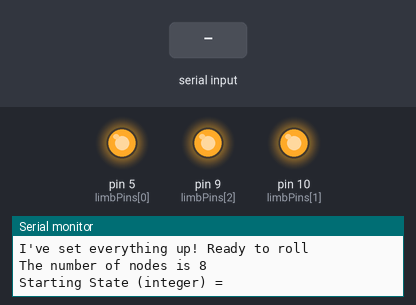
The sketch below on a simulated Arduino Uno, built with avr-gcc and run on an emulated ATmega328P. Shown: output pins drawn as LEDs (lit = HIGH), the last lines printed to the serial monitor. Dashed ring = blinking. The test bench sets the inputs (shaded band).

Above: at 1.2 s.
1.3 s: "90,45\n" received over Serial
At 2.7 s:
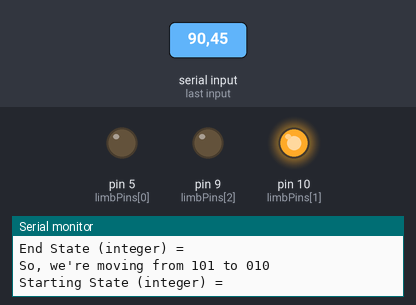
4.3 s: "1\n" received over Serial
7.3 s: "0\n" received over Serial
At 9.5 s:
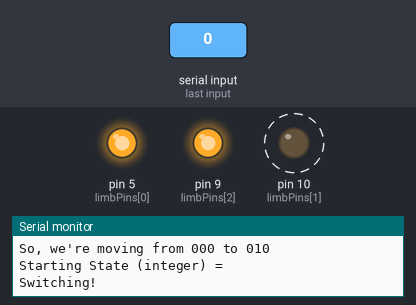
Timing chart, 0 to 11.2 s (numbered marks = the images above; inputs shaded):
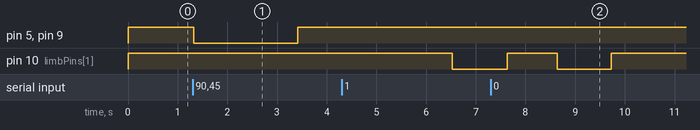

Measured:
- after the input at 1.3 s, pin 5 (limbPins[0]), pin 9 (limbPins[2]): HIGH → LOW at once, → HIGH 2.1 s later
- after the input at 7.3 s, pin 9 (limbPins[2]): stays HIGH (without the input it goes to LOW after 8.3 s)

The sketch:

ThreeLimbs.ino
```cpp
#include <MsTimer2.h>
#include <Array.h>

const int noofLimbs = 3;
int limbPins[noofLimbs] = {5,10,9};
int incomingByte;
int endStateInt, startStateInt;
int startState[noofLimbs], endState[noofLimbs];
int matSize = pow(2,noofLimbs);
int timerFreq = 10; //ms
int stateTimer;
int* currentState;
int activeT[noofLimbs] = {2100,1000,2020};
int phiT[noofLimbs] = {0,1000,0};
int maintainStrength[noofLimbs] = {50, 40, 130};
int adjustT[noofLimbs] ={50,50,50};
int cycleT, restTime;

int noofReps, repCounter;

void turnAllOff();

void dec2bin(int dec, int (&bin)[noofLimbs]);
void printState(int (&bin)[noofLimbs]);
void printState(int*);
void implementState(int (&bin)[noofLimbs]);

void turnPinOn(int);
void turnPinOff(int);
void maintainPin(int thepin, int strength);

void timerFunc();
void restFunc();
int restCounter;

void setup()
{
  Serial.begin(115200);
  cycleT = 0;
  for(int ii=0; ii<noofLimbs; ii++)
  {
    pinMode(limbPins[ii], OUTPUT);
    turnPinOff(limbPins[ii]);
    if(cycleT<(activeT[ii]+phiT[ii]))
    {
      cycleT=(activeT[ii]+phiT[ii]);
    }
  }
  Serial.println("I've set everything up! Ready to roll");
  Serial.print("The number of nodes is ");
  Serial.println(matSize);
  MsTimer2::set(timerFreq, timerFunc);
  stateTimer = 0;
  noofReps = 5;
  repCounter=0;
  restTime = 4000;
  restCounter = 0;
}

void loop()
{
//  while(!Serial.available());
  Serial.flush();
  Serial.println("Starting State (integer) = ");
  while(!Serial.available());
  startStateInt = Serial.read() - 48;
  Serial.println("End State (integer) =");
  while(!Serial.available());
  endStateInt = Serial.read() -48;
  Serial.print("So, we're moving from ");
  dec2bin(startStateInt, startState);
  dec2bin(endStateInt, endState);
  printState(&startState[0]); Serial.print(" to "); printState(&endState[0]);
  currentState = startState;
  MsTimer2::start();
  Serial.println("");
}

void timerFunc()
{
// use activeT, phiT
  for(int ii=0; ii<noofLimbs; ii++)
  {
    if(currentState[ii]==1)
    {
      if(stateTimer==phiT[ii])
      {
        turnPinOn(limbPins[ii]);
      }
      else if((currentState==endState)&(endState[ii]==startState[ii]))
      {
//        Serial.println("Maintain");
        maintainPin(limbPins[ii], maintainStrength[ii]);
      }
    }
  }
  stateTimer =stateTimer+timerFreq;
  if(stateTimer==cycleT)
  {
    if(currentState==endState)
    {
      turnAllOff();
      repCounter = repCounter+1;
      currentState = startState;
      stateTimer = 0;
      for(int ii=0; ii<noofLimbs; ii++)
      {
        activeT[ii] = activeT[ii] - adjustT[ii];
      }
      Serial.println(repCounter);
      MsTimer2::stop();
      MsTimer2::set(restTime,restFunc);
      MsTimer2::start();
    }
    else if(currentState==startState)
    {
      stateTimer=0;
      currentState = endState;
      turnAllOff();
      Serial.println("Switching!");
    }
  }

}

void restFunc()
{
  if(restCounter==1)
  {
    Serial.println("All rested");
    MsTimer2::stop();
    if(repCounter<noofReps)
    {
      MsTimer2::set(timerFreq, timerFunc);
      MsTimer2::start();
    }
    restCounter=0;
  }
  restCounter=restCounter+1;
}

void implementState(int (&bin)[noofLimbs])
{
  for(int ii=0; ii<noofLimbs; ii++)
  {
    if(bin[ii]==0)
    {
      turnPinOff(limbPins[ii]);
    }
    else
    {
      turnPinOn(limbPins[ii]);
    }
  }
}
void printState(int* bin)
{
  for(int ii=0; ii<noofLimbs; ii++)
  {
    Serial.print(bin[ii]);
  }
//  Serial.println("");
}

void printState(int (&bin)[noofLimbs])
{
  for(int ii=0; ii<noofLimbs; ii++)
  {
    Serial.print(bin[ii]);
  }
//  Serial.println("");
}

void dec2bin(int dec, int (&bin)[noofLimbs])
{
  for(int ii=0; ii<noofLimbs; ii++)
  {
//    Serial.println((1<<ii));
    bin[noofLimbs-ii-1] = (dec&(1<<ii))>>ii;
  }
}


void turnAllOff()
{
  for(int ii=0; ii<noofLimbs; ii++)
  {
//    digitalWrite(limbPins[ii],HIGH);
    turnPinOff(limbPins[ii]);
  }
}
void turnPinOn(int thepin)
{
//  digitalWrite(thepin, LOW);
  analogWrite(thepin, 0);
}

void maintainPin(int thepin, int strength)
{
  analogWrite(thepin,255-strength);
}

void turnPinOff(int thepin)
{
    analogWrite(thepin,255);
//  digitalWrite(thepin, HIGH);
}
```
